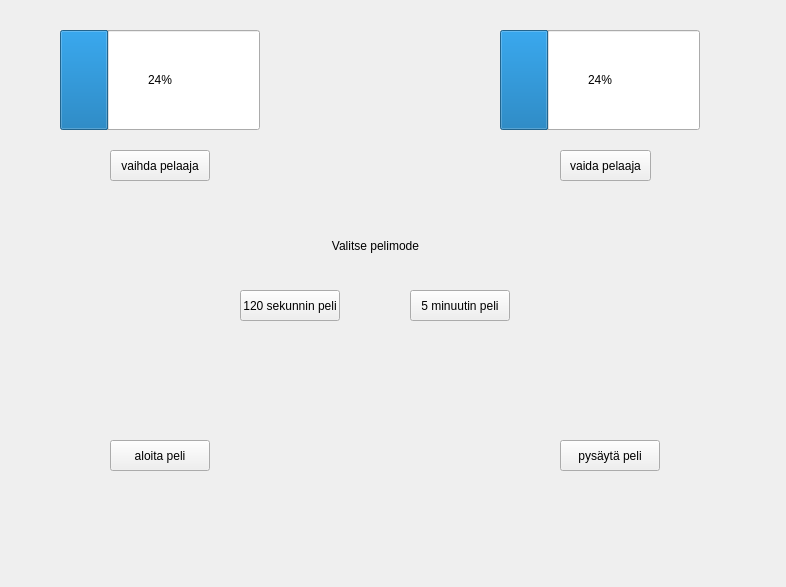
<?xml version="1.0" encoding="UTF-8"?>
<ui version="4.0">
 <class>MainWindow</class>
 <widget class="QMainWindow" name="MainWindow">
  <property name="geometry">
   <rect>
    <x>0</x>
    <y>0</y>
    <width>786</width>
    <height>587</height>
   </rect>
  </property>
  <property name="windowTitle">
   <string>MainWindow</string>
  </property>
  <widget class="QWidget" name="centralwidget">
   <widget class="QPushButton" name="n1">
    <property name="geometry">
     <rect>
      <x>110</x>
      <y>150</y>
      <width>100</width>
      <height>31</height>
     </rect>
    </property>
    <property name="minimumSize">
     <size>
      <width>0</width>
      <height>0</height>
     </size>
    </property>
    <property name="maximumSize">
     <size>
      <width>100</width>
      <height>100</height>
     </size>
    </property>
    <property name="text">
     <string>vaihda pelaaja</string>
    </property>
   </widget>
   <widget class="QPushButton" name="n2">
    <property name="geometry">
     <rect>
      <x>560</x>
      <y>150</y>
      <width>91</width>
      <height>31</height>
     </rect>
    </property>
    <property name="minimumSize">
     <size>
      <width>0</width>
      <height>0</height>
     </size>
    </property>
    <property name="maximumSize">
     <size>
      <width>100</width>
      <height>100</height>
     </size>
    </property>
    <property name="text">
     <string>vaida pelaaja</string>
    </property>
   </widget>
   <widget class="QPushButton" name="n3">
    <property name="geometry">
     <rect>
      <x>240</x>
      <y>290</y>
      <width>100</width>
      <height>31</height>
     </rect>
    </property>
    <property name="maximumSize">
     <size>
      <width>100</width>
      <height>100</height>
     </size>
    </property>
    <property name="text">
     <string>120 sekunnin peli</string>
    </property>
   </widget>
   <widget class="QPushButton" name="n4">
    <property name="geometry">
     <rect>
      <x>410</x>
      <y>290</y>
      <width>100</width>
      <height>31</height>
     </rect>
    </property>
    <property name="maximumSize">
     <size>
      <width>100</width>
      <height>100</height>
     </size>
    </property>
    <property name="text">
     <string>5 minuutin peli</string>
    </property>
   </widget>
   <widget class="QPushButton" name="n5">
    <property name="geometry">
     <rect>
      <x>110</x>
      <y>440</y>
      <width>100</width>
      <height>31</height>
     </rect>
    </property>
    <property name="maximumSize">
     <size>
      <width>100</width>
      <height>100</height>
     </size>
    </property>
    <property name="text">
     <string>aloita peli</string>
    </property>
   </widget>
   <widget class="QPushButton" name="n6">
    <property name="geometry">
     <rect>
      <x>560</x>
      <y>440</y>
      <width>100</width>
      <height>31</height>
     </rect>
    </property>
    <property name="maximumSize">
     <size>
      <width>100</width>
      <height>100</height>
     </size>
    </property>
    <property name="text">
     <string>pysäytä peli</string>
    </property>
   </widget>
   <widget class="QProgressBar" name="b1">
    <property name="geometry">
     <rect>
      <x>60</x>
      <y>30</y>
      <width>200</width>
      <height>100</height>
     </rect>
    </property>
    <property name="minimumSize">
     <size>
      <width>50</width>
      <height>50</height>
     </size>
    </property>
    <property name="maximumSize">
     <size>
      <width>200</width>
      <height>200</height>
     </size>
    </property>
    <property name="value">
     <number>24</number>
    </property>
   </widget>
   <widget class="QProgressBar" name="b2">
    <property name="geometry">
     <rect>
      <x>500</x>
      <y>30</y>
      <width>200</width>
      <height>100</height>
     </rect>
    </property>
    <property name="minimumSize">
     <size>
      <width>50</width>
      <height>50</height>
     </size>
    </property>
    <property name="maximumSize">
     <size>
      <width>200</width>
      <height>200</height>
     </size>
    </property>
    <property name="value">
     <number>24</number>
    </property>
   </widget>
   <widget class="QLabel" name="label">
    <property name="geometry">
     <rect>
      <x>220</x>
      <y>230</y>
      <width>311</width>
      <height>31</height>
     </rect>
    </property>
    <property name="layoutDirection">
     <enum>Qt::LayoutDirection::LeftToRight</enum>
    </property>
    <property name="autoFillBackground">
     <bool>true</bool>
    </property>
    <property name="text">
     <string>Valitse pelimode</string>
    </property>
    <property name="alignment">
     <set>Qt::AlignmentFlag::AlignCenter</set>
    </property>
   </widget>
  </widget>
 </widget>
 <resources/>
 <connections/>
</ui>
